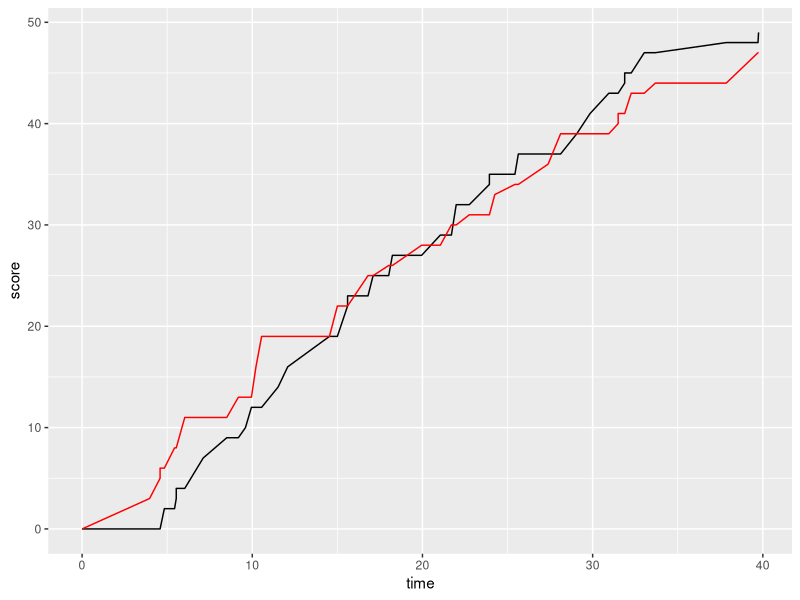

Write R code to recreate this figure. (Note: this script raises an error after producing the figure.)
#Problem 1: Cumulative score graphing
library(ggplot2)
#Load in data
rawData <- read.table('UWvMSU_1-22-13.txt', header = TRUE)

#create cumulative score variables and dataframes
UWCumScore <- 0
MSUCumScore <- 0
uw <- data.frame(matrix(ncol = 2, nrow = 0))
msu <- data.frame(matrix(ncol = 2, nrow = 0))
first_entry <- data.frame(0,0)
names(first_entry)<-c('time', 'score')
cn <- c("time", "score")
colnames(uw) <- cn
colnames(msu) <- cn
#put in start score of 0-0
uw<-rbind(uw, first_entry)
msu<-rbind(msu, first_entry)

#populate with cumulative score at each time scored.
for (i in 1:nrow(rawData)) {
  if (rawData[i,]$team =="UW"){
    UWCumScore <- UWCumScore + rawData[i,]$score
    addition1 <- data.frame(rawData[i,]$time, UWCumScore)
    addition2 <- data.frame(rawData[i,]$time, MSUCumScore)
    names(addition1)<- c('time', 'score')
    names(addition2)<- c('time', 'score')
    uw<-rbind(uw, addition1)
    msu<-rbind(msu, addition2)
  } 
  else{
    MSUCumScore <- MSUCumScore + rawData[i,]$score
    addition1 <- data.frame(rawData[i,]$time, MSUCumScore)
    addition2 <- data.frame(rawData[i,]$time, UWCumScore)
    names(addition1)<- c('time', 'score')
    names(addition2)<- c('time', 'score')
    msu<-rbind(msu, addition1)
    uw<-rbind(uw, addition2)
  }
}

#plot the cumulative scores
ggplot(data=msu, aes(x=time, y=score), color='green') + 
  geom_line() + 
  geom_line(data=uw, aes(x=time, y=score), color='red')


#Problem 2: Guessing game
#pick random number 1-100
target_num <- sample(1:100, 1)
correct<-FALSE #set correct boolean to false
guesses<-1 #set number of guesses to 1
print("I'm thinking of a number 1-100...")
guess<- readline(prompt="Guess: ") #get first guess
#Play game until guesses>=10 or correct
while (correct==FALSE){
  if (guesses <10){
    if (strtoi(guess)-target_num>0){
      print("Lower")
      guess<-readline(prompt="Guess: ")
      guesses<- guesses +1
    }
    else if (strtoi(guess)-target_num<0){
      print("Higher")
      guess<-readline(prompt="Guess:")
      guesses <- guesses +1
    }
    else{
      print("Correct!")
      correct <- TRUE
    }
  }
  else{
    print("Out of Guesses!")
    break
  }
}



